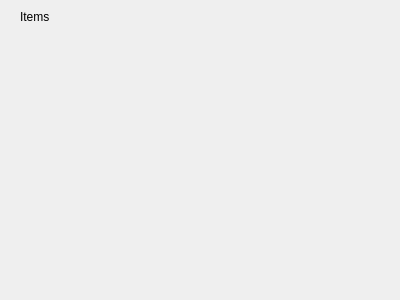
<?xml version="1.0" encoding="UTF-8"?>
<ui version="4.0">
 <class>ItemsWidget</class>
 <widget class="QWidget" name="ItemsWidget">
  <property name="geometry">
   <rect>
    <x>0</x>
    <y>0</y>
    <width>400</width>
    <height>300</height>
   </rect>
  </property>
  <property name="windowTitle">
   <string>Form</string>
  </property>
  <widget class="QLabel" name="label">
   <property name="geometry">
    <rect>
     <x>20</x>
     <y>10</y>
     <width>46</width>
     <height>13</height>
    </rect>
   </property>
   <property name="text">
    <string>Items</string>
   </property>
  </widget>
 </widget>
 <resources/>
 <connections/>
</ui>
